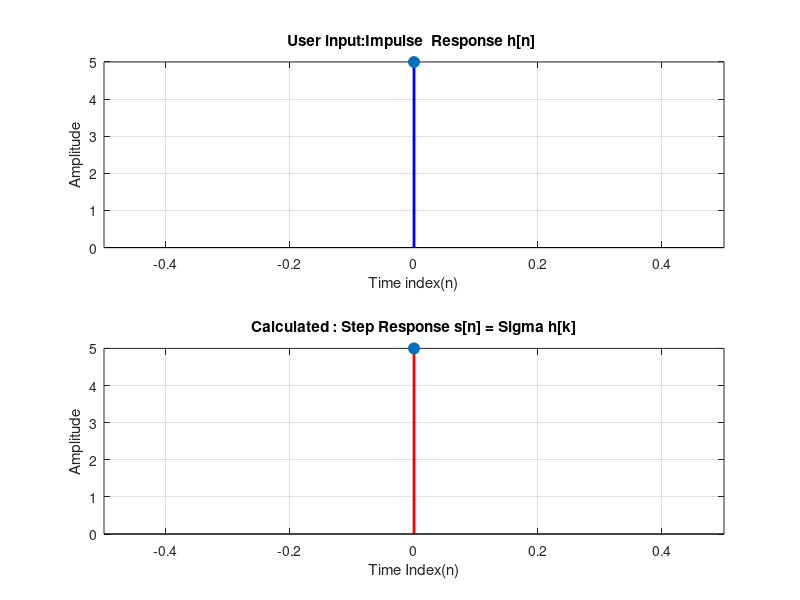

The MATLAB source for this figure:
clc; clear ; close all;

%% 1.User Input
disp("------------------------------");
disp("    Step Response Generator   ");
disp("------------------------------");

% The input function pauses code until user types a vector
% Example input to try : [1, 0.5, 0.25, 0.125]
h = input("Enter the Impulse Response vector h[n] (e.g., [1 2 3]):");

%% 2. Calculation
% Method 1: Convolution with a Unit Step (The slow , formal way)
%u = ones(size(h));
% s = conv(h,u);

% Method 2: Cumulative Sum(The Fast , efficient way)
% Since Step is the integral of Impulse ,we just accumulate the values.
s = cumsum(h);

%% 3. Define Time axis
N = length(h);
n_axis = 0 : N-1;

%% 4.Visualization 
figure("Name","Impulse to step Response","Color","w");

%Plot A:The Impulse Response (What you entered)
subplot(2,1,1);
stem(n_axis,h,"filled","LineWidth",2,"MarkerSize",8,"Color","b");
grid on;
title("User input:Impulse  Response h[n] ");
xlabel("Time index(n)");ylabel("Amplitude");
xlim([-0.5 N-0.5]);

%Plot B : The Calculated Step Response
subplot(2,1,2);
stem(n_axis,s,"filled","LineWidth",2,"MarkerSize",8,"Color","r");
grid on;
title("Calculated : Step Response s[n] = \Sigma h[k]");
xlabel("Time Index(n)");ylabel("Amplitude");
xlim([-0.5 N-0.5]);

%% 5. Display Result 
disp(" ");
disp("Calculated Step Response values:");
disp(s);
